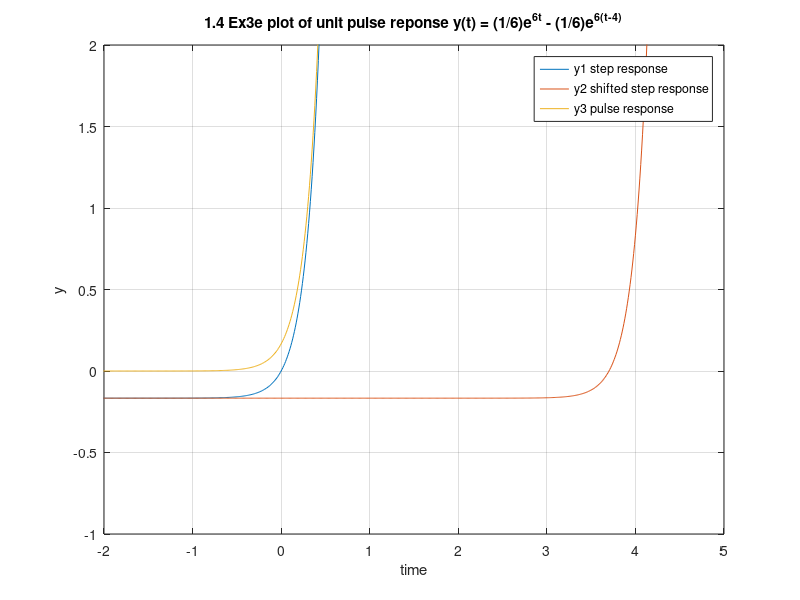

Recreate this plot in MATLAB.
% The unit pulse is the combination of the unit step up
% and the shifted unit step down input.

% Solution to y' = ay + q(t) when q(t) = H(t) - H(t-T) (unit pulse)  is 
% y(t) = y(0)e^(at) + (1/a)(e^(at) - e^(a(t-T)))
% rewrite y' = ay + q(t) as y' - ay = H(t) - H(t-T)

% 1.4 Ex 3e: unit step up dy/dt = H(t) - H(t-4) + 6y starting from y(0) = 0
% dy/dt - 6y = H(t) - H(t-4)
% a = 6, q = 1, y(0) = 0
% y(t) = (1/6)e^(6t) - (1/6)e^(6(t-4))
% run with $ matlab -batch "ex_3_e"

t = -10.0:0.01:10.

% Step response
y1 = (1/6)*(exp(6*t)) - (1/6);
% Shifted step response
y2 = exp(6*(t-4)) - (1/6);
% pulse response
y3 = (1/6)*(exp(6*t)) - (1/6)*exp(6*(t-2));

f = figure;
plot(t,y1,t,y2,t,y3);
ylim([-1 2]);
xlim([-2 5]);
grid on;
title("1.4 Ex3e plot of unit pulse reponse y(t) = (1/6)e^{6t} - (1/6)e^{6(t-4)}");
xlabel("time");
ylabel("y");
legend("y1 step response","y2 shifted step response","y3 pulse response");
uiwait(f);
